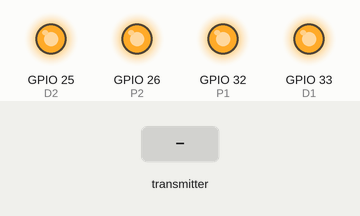
The sketch below on a simulated ESP32. Shown: output pins drawn as LEDs (lit = HIGH). The inputs (shaded band) are chosen by the test bench. A WiFi scan finds three made-up networks; no radio packets arrive unless stated; what the sketch prints to the serial monitor is not drawn.

Above: at 3.2 s.
3.3 s: the transmitter starts sending joystick1_x = 0
At 4.3 s:
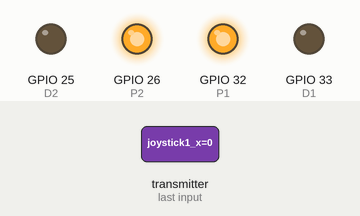
4.8 s: the transmitter starts sending joystick2_x = 1024
At 6.0 s:
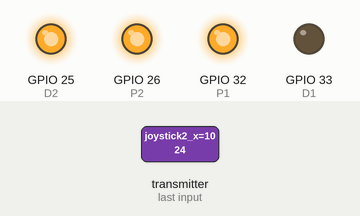
6.3 s: the transmitter starts sending joystick2_y = 1024
At 6.6 s:
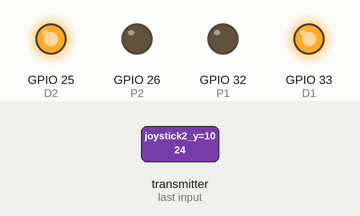
7.8 s: the transmitter starts sending joystick2_y = 4095
At 9.0 s:
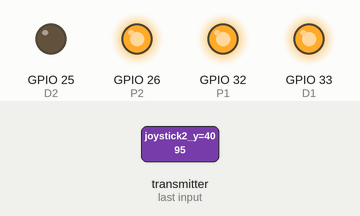
9.3 s: the transmitter starts sending joystick2_y = 0
At 10.1 s:
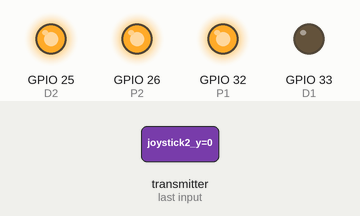
10.8 s: the transmitter starts sending joystick2_y = 2048
At 11.9 s:
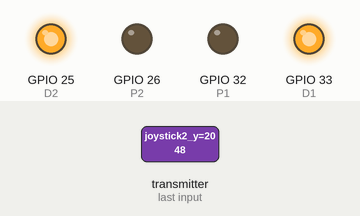
Timing chart, 0 to 13.3 s (numbered marks = the images above; inputs shaded):
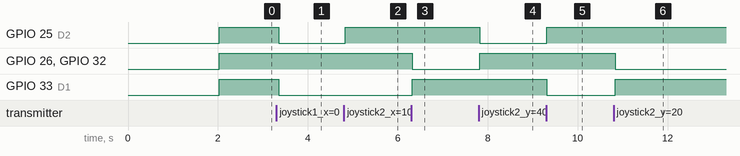

Measured:
- after the input at 3.3 s, GPIO 25 (D2), GPIO 33 (D1): HIGH → LOW after 0.05 s
- after the input at 4.8 s, GPIO 25 (D2): LOW → HIGH at once
- after the input at 6.3 s, GPIO 26 (P2), GPIO 32 (P1): HIGH → LOW at once; GPIO 33 (D1): LOW → HIGH at once
- after the input at 7.8 s, GPIO 25 (D2): HIGH → LOW at once; GPIO 26 (P2), GPIO 32 (P1): LOW → HIGH at once
- after the input at 9.3 s, GPIO 25 (D2): LOW → HIGH at once; GPIO 33 (D1): HIGH → LOW at once
- after the input at 10.8 s, GPIO 26 (P2), GPIO 32 (P1): HIGH → LOW at once; GPIO 33 (D1): LOW → HIGH at once

The sketch:

Receiver_with_nrf.ino
```cpp
#include <SPI.h>
#include <nRF24L01.h>
#include <RF24.h>
#include <esp_now.h>
#include <WiFi.h>

#define CHANNEL 1

/** This is all the data about the peer **/
esp_now_peer_info_t slave;

/** The all-important data! **/
uint8_t data = 0;

RF24 radio(4, 5);  // CE, CSN

byte address[6] = "00001";


#define P1 32
#define D1 33

#define P2 26
#define D2 25

void setup() {

  //begining the module/library
  if (!radio.begin()) {
    Serial.println(F("radio hardware not responding!"));
  while (1) {} // hold program in infinite loop to prevent subsequent errors
  }

  Serial.begin(115200);
  Serial.println("start");

  //the RF module's power level:
  //Options: RF24_PA_MIN, RF24_PA_LOW, RF24_PA_HIGH, RF24_PA_MAX
  radio.setPALevel(RF24_PA_MAX);

  //opening reading "pipe" no.1 at the given address
  radio.openReadingPipe(1, address);

  //setting this RF module to recieve mode:
  radio.startListening();


  pinMode(P1, OUTPUT);
  pinMode(P2, OUTPUT);

  pinMode(D1, OUTPUT);
  pinMode(D2, OUTPUT);

  WiFi.mode(WIFI_STA);

  if (esp_now_init() != ESP_OK) {
    Serial.println("Error initializing ESP-NOW");
    return;
  }
  esp_now_register_send_cb(OnDataSent);

  ScanForSlave(); // Search for the receiver with SSID containing "RX"

  if (esp_now_add_peer(&slave) != ESP_OK) {
    Serial.println("Failed to add peer");
    return;
  }
}

struct controllerData{
  int joystick1_x;
  int joystick1_y;
  int Button1;

  int joystick2_x;
  int joystick2_y;
  int Button2;

  int joystick3_x;
  int joystick3_y;
  int Button3;

  int slide1;
  int slide2;
};


void loop() {
  controllerData payload;
  uint8_t pipe1;  //create a buffer to which the 1st pipe writes to
  if (radio.available(&pipe1))
  {  //see if there are any bytes available to read on pipe1
    Serial.println("payload available:");
    uint8_t	length = radio.getDynamicPayloadSize(); //get the length of the payload from RX FIFO pipe
    Serial.println(length);
    radio.read(&payload, length); //read the from the pipe the length of the payload from the above line
    Serial.println(radio.getChannel());
  }

  //traversal code
    //printing the joystick values: - comment this if the rx tx port is needed

    Serial.print("Joystick1 X: "); Serial.print(payload.joystick1_x);
    Serial.print(", Joystick1 Y: "); Serial.print(payload.joystick1_y);
    Serial.print(", button1: "); Serial.println(payload.Button1);

    Serial.print("Joystick2 X: "); Serial.print(payload.joystick2_x);
    Serial.print(", Joystick2 Y: "); Serial.print(payload.joystick2_y);
    Serial.print(", button2: "); Serial.println(payload.Button2);

    Serial.print("Joystick3 X: "); Serial.print(payload.joystick3_x);
    Serial.print(", Joystick3 Y: "); Serial.print(payload.joystick3_y);
    Serial.print(", button3: "); Serial.println(payload.Button3);

    Serial.print("slide switch 1: "); Serial.println(payload.slide1);
    Serial.print("slide switch 2: "); Serial.println(payload.slide2);

    Serial.println("  ");
    Serial.println("  ");
    Serial.println("  ");

    if (payload.joystick2_x >= 3900) {
      Serial.println("forward");
      forward();
    }

    else if (payload.joystick2_x <= 200) {
      Serial.println("backward");
      backward();
    }

    else if (payload.joystick2_y >= 3900) {
      Serial.println("right");
      right();
    }

    else if (payload.joystick2_y <= 200) {
      Serial.println("left");
      left();
    }

    else {
      Serial.println("stopped");
      stop();
    }


  //ESPNOW transmitter main code
  esp_err_t result = esp_now_send(slave.peer_addr, (uint8_t *) &payload, sizeof(payload));
  if (result == ESP_OK) {
    Serial.print("Data sent successfully: ");
  } else {
    Serial.print("Error sending data: ");
  }
  delay(20);
}


void ScanForSlave() {
  int8_t scanResults = WiFi.scanNetworks();
  bool slaveFound = false;

  for (int i = 0; i < scanResults; ++i) {
    String SSID = WiFi.SSID(i);
    String BSSIDstr = WiFi.BSSIDstr(i);

    if (SSID.indexOf("RX") == 0) {
      int mac[6];
      if (sscanf(BSSIDstr.c_str(), "%x:%x:%x:%x:%x:%x",  &mac[0], &mac[1], &mac[2], &mac[3], &mac[4], &mac[5]) == 6) {
        for (int ii = 0; ii < 6; ++ii) {
          slave.peer_addr[ii] = (uint8_t) mac[ii];
        }
        slave.channel = CHANNEL;
        slave.encrypt = 0;
        slaveFound = true;
        break;
      }
    }
  }

  if (slaveFound) {
    Serial.println("Slave found and added as peer.");
  } else {
    Serial.println("No slave found with the SSID 'RX'");
  }
}

/** Callback when data is sent from Master to Slave **/
void OnDataSent(const uint8_t *mac_addr, esp_now_send_status_t status) {
  Serial.print("Transmission Status: ");
  Serial.println(status == ESP_NOW_SEND_SUCCESS ? "Success" : "Fail");
}

void forward() { //add a speed argument when speed change is decided
  analogWrite(P1, 255);
  analogWrite(P2, 255);

  digitalWrite(D1, HIGH);
  digitalWrite(D2, HIGH);
}

void backward() { //add a speed argument when speed change is decided
  analogWrite(P1, 255);
  analogWrite(P2, 255);

  digitalWrite(D1, LOW);
  digitalWrite(D2, LOW);
}

void right() { //add a speed argument when speed change is decided
  analogWrite(P1, 255);
  analogWrite(P2, 255);

  digitalWrite(D1, HIGH);
  digitalWrite(D2, LOW);
}

void left() { //add a speed argument when speed change is decided
  analogWrite(P1, 255);
  analogWrite(P2, 255);

  digitalWrite(D1, LOW);
  digitalWrite(D2, HIGH);
}

void stop() { //add a speed argument when speed change is decided
  analogWrite(P1, 0);
  analogWrite(P2, 0);

  digitalWrite(D1, HIGH);
  digitalWrite(D2, HIGH);
}
```
